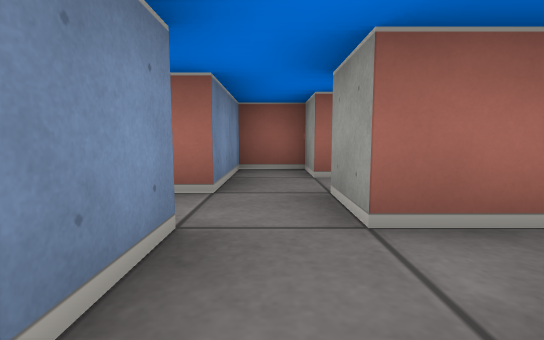
view 1 (above)

18 first-person views from a walk through a cub3D level. The camera is about half as high as the walls, tilts 6° down and sees 85° across. The floor is counted in squares. Each view is taken from the middle of a square. On the plan, view 1 faces up. The plan holds only what a view shows up to about 9 squares ahead; the rest is blank.

view 2
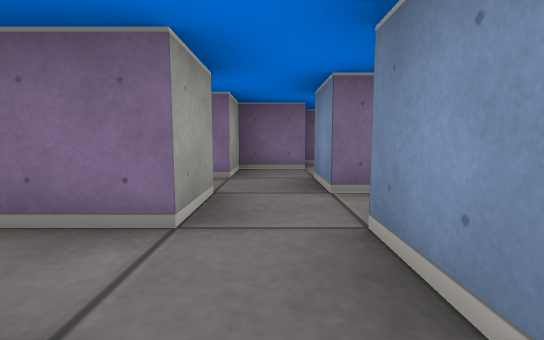

view 3
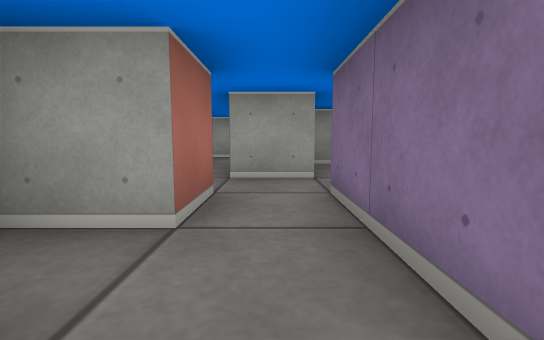

view 4
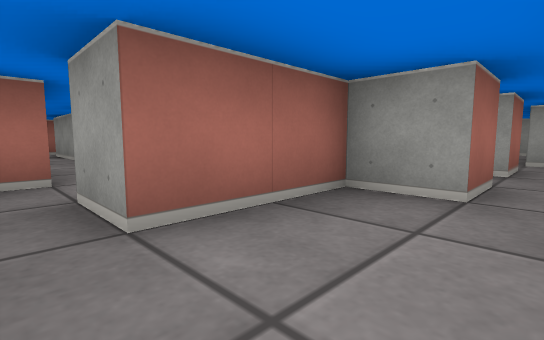

view 5
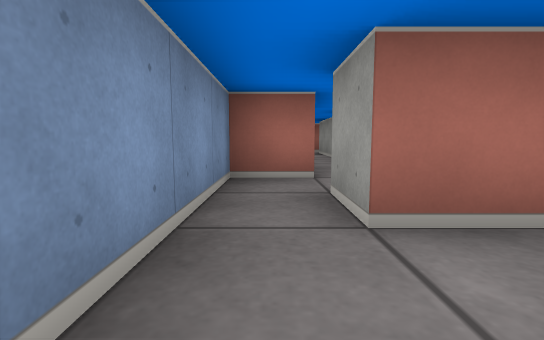

view 6
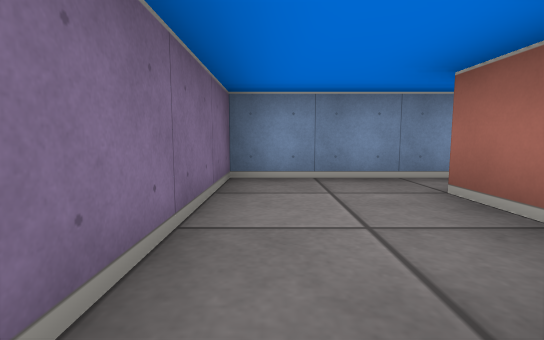

view 7
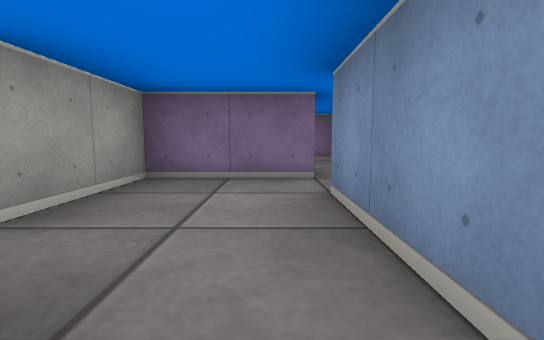

view 8
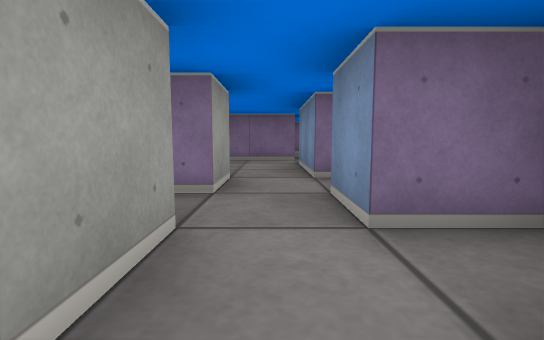

view 9
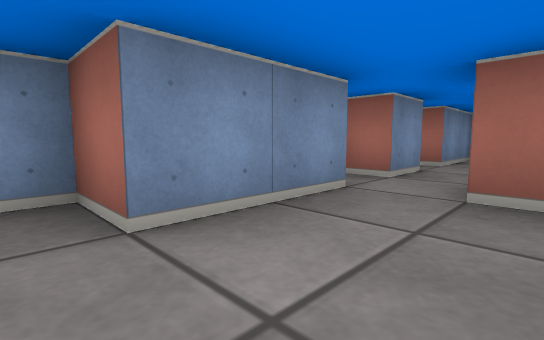

view 10
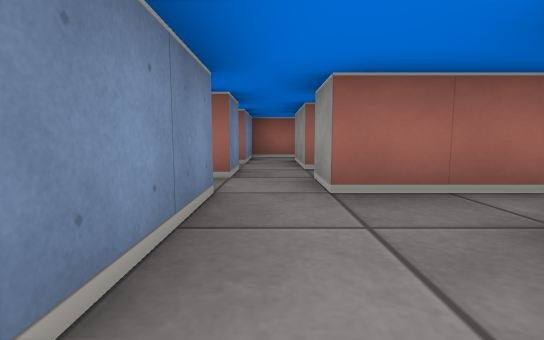

view 11
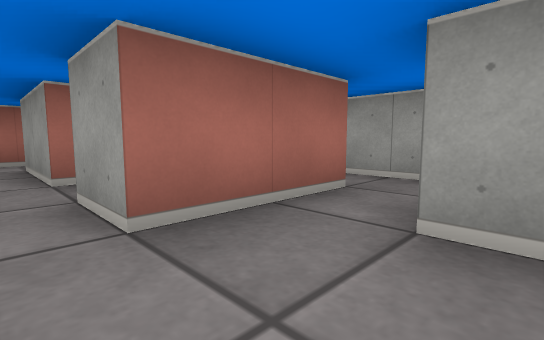

view 12
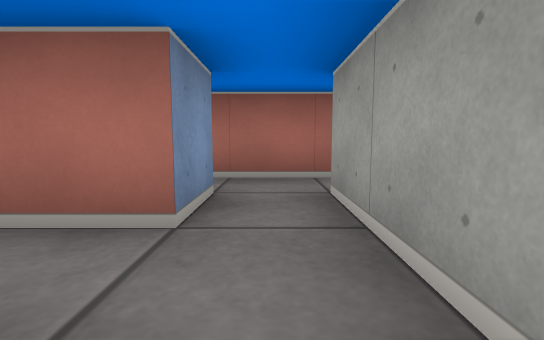

view 13
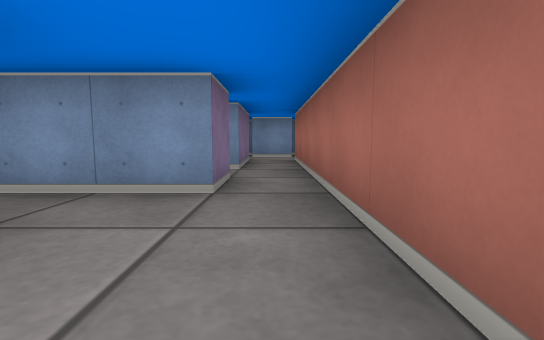

view 14
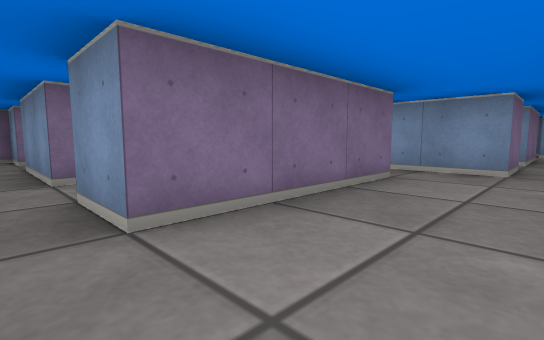

view 15
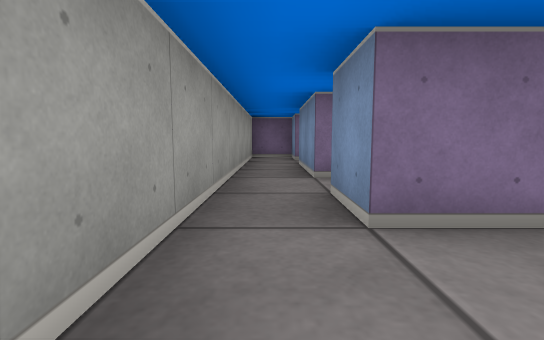

view 16
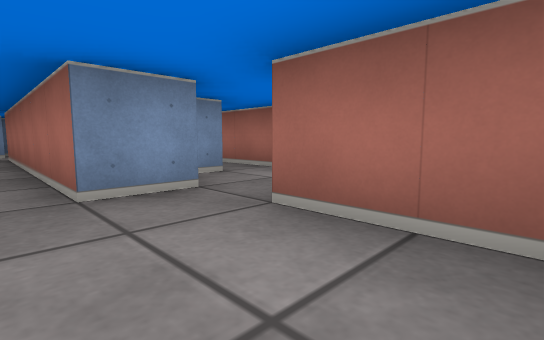

view 17
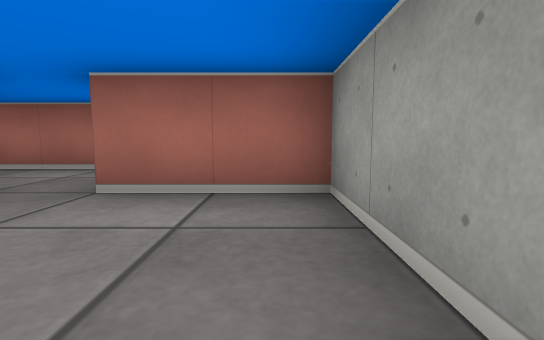

view 18
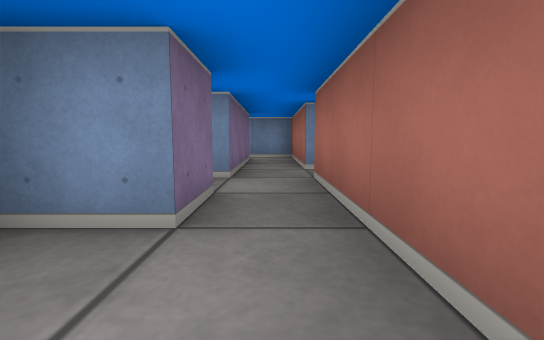

### Floor plan
Ten units are one square. View 1 is at (0, 0); x grows to the right and y downward. Boxes are objects, and circles mark ways between rooms. Rooms are numbered by the first view taken in them; rooms with no view inside come last. Other rooms are left out.
<svg viewBox="-70 -135 120 145">
<path fill="none" stroke="#000" d="M-5 -25 -15 -25 -15 -35M-25 -25 -35 -25M-6 5 5 5 5 -5M-35 -15 -5 -15 -5 -5M15 -15 5 -15 5 -25M5 -25 15 -25M5 -35 5 -45 -5 -45 -5 -25M35 -25 35 -15 45 -15 45 -55M35 -55 35 -35M-35 -25 -35 -35 -55 -35 -55 -45M-65 -45 -65 -15 -35 -15M-55 -45 -35 -45 -35 -65M-55 -76 -55 -55 -65 -55 -65 -45M-35 -75 -45 -75 -45 -85M-45 -95 -45 -115M-65 -95 -55 -95 -55 -85M-45 -125 -55 -125 -55 -105 -59 -105M-25 -75 -35 -75M-15 -65 -15 -75M15 -106 15 -95 5 -95M45 -65 45 -105 25 -105M4 -75 35 -75 35 -65M-25 -125 -45 -125M-5 -115 5 -115 5 -105M-45 -115 -15 -115M15 -125 -15 -125M-15 -85 -5 -85 -5 -66M5 -95 -15 -95M-45 -85 -25 -85 -25 -75M-15 -95 -45 -95M-15 -75 -15 -85"/>
<circle cx="0" cy="-30" r="3" fill="#2a7"/>
<circle cx="-30" cy="-20" r="3" fill="#2a7"/>
<circle cx="-60" cy="-40" r="3" fill="#2a7"/>
<circle cx="-30" cy="-70" r="3" fill="#2a7"/>
<circle cx="-35" cy="-120" r="3" fill="#2a7"/>
<circle cx="-35" cy="-90" r="3" fill="#2a7"/>
<circle cx="-20" cy="-80" r="3" fill="#2a7"/>
<circle cx="20" cy="-100" r="3" fill="#2a7"/>
<circle cx="10" cy="-85" r="3" fill="#2a7"/>
<circle cx="-10" cy="-90" r="3" fill="#2a7"/>
<text x="-10" y="-20">1</text>
<text x="20" y="-30">2</text>
<text x="-50" y="-30">3</text>
<text x="-50" y="-60">4</text>
<text x="-50" y="-100">5</text>
<text x="-20" y="-70">6</text>
<text x="30" y="-90">7</text>
<text x="-20" y="-130">8</text>
<text x="0" y="-80">9</text>
<text x="-30" y="-90">10</text>
</svg>
Room 1 opens to room 2. Room 1 opens to room 3. Room 3 opens to room 4. Room 4 opens to room 6. Room 5 opens to room 8. Room 5 opens to room 10. Room 6 opens to room 10. Room 7 opens to room 8. Room 7 opens to room 9. Room 9 opens to room 10.

Where each view was taken, in squares from view 1:
view 1: 0 up, 0 right, facing up
view 2: 4 up, 0 right, facing down
view 3: 2 up, 3 left, facing right
view 4: 2 up, 6 left, facing up-right
view 5: 2 up, 6 left, facing up
view 6: 2 up, 3 left, facing left
view 7: 8 up, 5 left, facing down
view 8: 11 up, 5 left, facing down
view 9: 5 up, 4 left, facing up-left
view 10: 5 up, 5 left, facing up
view 11: 6 up, 5 left, facing up-right
view 12: 6 up, 2 left, facing up
view 13: 9 up, 2 right, facing left
view 14: 9 up, 4 right, facing down-left
view 15: 9 up, 4 right, facing down
view 16: 9 up, 4 right, facing up-left
view 17: 8 up, 4 right, facing up
view 18: 12 up, 2 right, facing left
